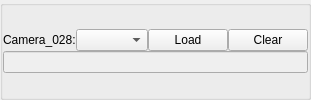
                          <widget class="QGroupBox" name="camera_index_groupBox_28">
                           <property name="title">
                            <string/>
                           </property>
                           <layout class="QGridLayout" name="gridLayout_31">
                            <property name="leftMargin">
                             <number>0</number>
                            </property>
                            <property name="topMargin">
                             <number>0</number>
                            </property>
                            <property name="rightMargin">
                             <number>0</number>
                            </property>
                            <property name="bottomMargin">
                             <number>0</number>
                            </property>
                            <property name="spacing">
                             <number>0</number>
                            </property>
                            <item row="0" column="0">
                             <layout class="QVBoxLayout" name="verticalLayout_33">
                              <item>
                               <layout class="QHBoxLayout" name="horizontalLayout_59" stretch="0,1,0,0">
                                <item>
                                 <widget class="QLabel" name="camera_index_label_28">
                                  <property name="text">
                                   <string>Camera_028:</string>
                                  </property>
                                 </widget>
                                </item>
                                <item>
                                 <widget class="QComboBox" name="camera_index_comboBox_28"/>
                                </item>
                                <item>
                                 <widget class="QPushButton" name="camera_index_pushButton_28">
                                  <property name="text">
                                   <string>Load</string>
                                  </property>
                                 </widget>
                                </item>
                                <item>
                                 <widget class="QPushButton" name="camera_index_clear_pushButton_28">
                                  <property name="text">
                                   <string>Clear</string>
                                  </property>
                                 </widget>
                                </item>
                               </layout>
                              </item>
                              <item>
                               <layout class="QHBoxLayout" name="horizontalLayout_60">
                                <item>
                                 <widget class="QLineEdit" name="camera_index_lineEdit_28">
                                  <property name="enabled">
                                   <bool>false</bool>
                                  </property>
                                 </widget>
                                </item>
                               </layout>
                              </item>
                             </layout>
                            </item>
                           </layout>
                          </widget>
